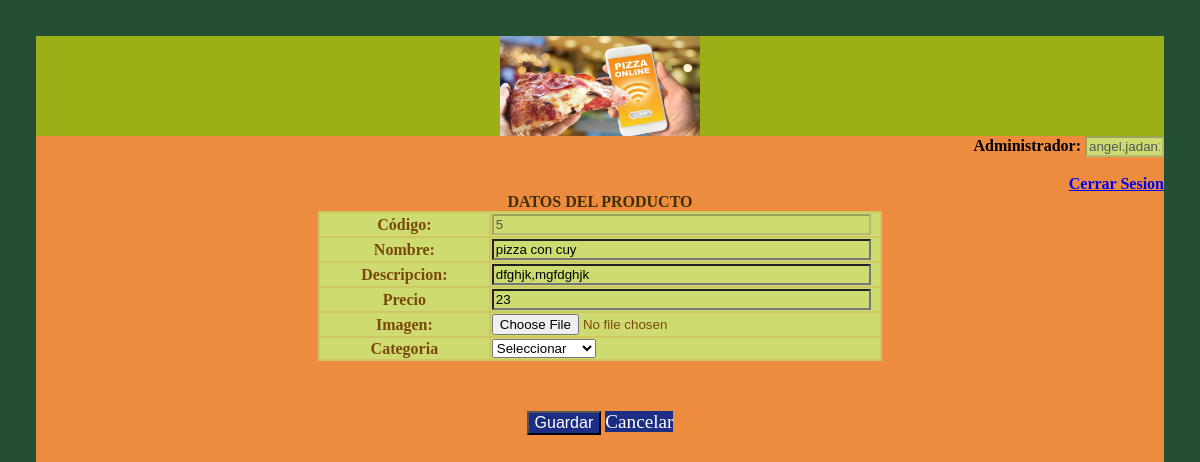
Screenshot of /ProyectoHypermedial/productos/modificarProductos.php?id=5 (signed in) with the database file from the repository.
### tables this page shows
CREATE TABLE `producto` (
  `id` int(11) NOT NULL,
  `nombre` text NOT NULL,
  `imagen` text NOT NULL,
  `descripcion` text,
  `precio` decimal(10,0) NOT NULL,
  `Categoria_idCategoria` int(11) NOT NULL
);

### ProyectoHypermedial/productos/modificarProductos.php (the view, shortened to what this page needs)
<?php
	include '../conexion.php';
	$id = $_GET['id'];
	$sql = "SELECT * FROM producto WHERE id = '$id'";
	$result = $conn->query($sql);
	$row = $result->fetch_assoc();
?>
<!doctype html>
<html>
<head>
<link rel="stylesheet" href="../css.css" media="screen">
</head>
<body>
<header><img src="../logo.PNG" id="logo" height="100" width="200"></header>
<div style="text-align: right" >
	<b>Administrador:</b> <input type="text" id= "usu" class="tabtexto" name="usu" style="width: 7%" value="<?php echo $_SESSION['usuario']; ?>" disabled /> </td>
	<br>
	<br>
	<b><a href="../Cerrar_Sesion.php">Cerrar Sesion</a></b><a>
</div>
<form action="sqlproductosm.php?id=<?php echo $row['id']; ?>"  method="post" i>
	<table style="width:100%">
 <caption><b>DATOS DEL PRODUCTO</b></caption>
 <tr>
    <th width="15%">Código:</th>
    <td> <input type="text" id= "id" class="tabtexto" name="id" style="width: 98%" value="<?php echo $row['id']; ?>" disabled /> </td>
  </tr>
  <tr>
    <th>Nombre:</th>
    <td width="25%"><input type="text" id="nombre" class="tabtexto" name="nombre" placeholder="Ingresar el nombre del producto" value="<?php echo $row['nombre']; ?>"></td>
  </tr>
  <tr>
    <th>Descripcion:</th>
    <td width="25%"><input type="text" id="descripcion" class="tabtexto" name="descripcion" placeholder="Ingresar la descripcion del producto" value="<?php echo $row['descripcion']; ?>"></td>
  </tr>
  <tr>
    <th >Precio</th>
    <td><input type="text" id="precio" class="tabtexto" name="precio" placeholder="Ingresar el precio del producto" value="<?php echo $row['precio']; ?>"></td>
  </tr>
  <tr>
    <th >Imagen:</th>
    <td > <input type="file" name="imagen" value="<?php echo $row['imagen']; ?>"></td>
  </tr>
   <tr>
    <th >Categoria</th>
    <td> <select name="Categoria_idCategoria">
  <option>Seleccionar</option>
</select> </td>
  </tr>
</table>
<input type="submit" value="Guardar" class="boton" >
<a href="productos.php" style="text-decoration: none" class="botonc">Cancelar </a>
</form>
</body>
</html>

### ProyectoHypermedial/css.css (style rules this page uses)
html { background-color: #254F32; }
body { background-color: #ED8B3E; text-align: center; margin: 3%; height: 655px; padding: 0; }
header { background-color: #9DAF17; }
table { background-color: #CFC763; color: #7A4809; width: 50%; max-width: 50%; margin-left: 25%; margin-right: 25%; }
td, th { background-color: #CEDB71; }
.tabtexto { width: 98%; background-color: #CEDB71; }
caption { color: #3E2F03 }
.boton { float: inherit; margin-top: 3%; background-color: #1C2E84; color: white; cursor: pointer; font-size: 100%; }
.botonc { float: inherit; margin-top: 3%; background-color: #1C2E84; color: white; cursor: pointer; font-size: 120%; }

### rows the page displays
producto: id "5", nombre "pizza con cuy", descripcion "dfghjk,mgfdghjk", precio "23"
